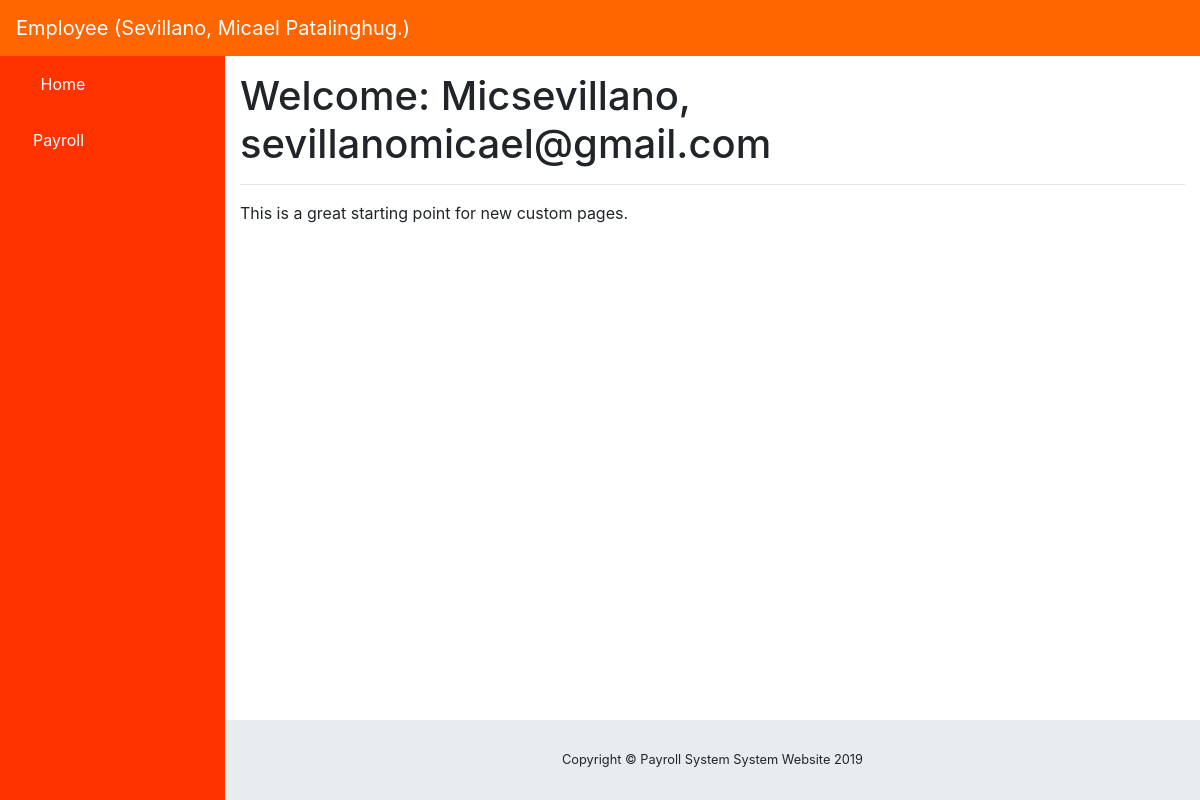
The page /Payroll/client_employee/index_page/ (signed in) on the database its author committed.
### payrollsystemapp/models.py (models this page shows, shortened)
class ProfileInfo(models.Model):
    GENDER_LIST = (
        ('Male', 'Male'),
        ('Female', 'Female')
    )
    user = models.OneToOneField(User, on_delete=models.CASCADE, related_name="profile_to_user_fk", default="lloyd.garcia")
    first_name = models.CharField(max_length=50)
    middle_name = models.CharField(max_length=50)
    last_name = models.CharField(max_length=50)
    suffix = models.CharField(max_length=50, blank=True, null=True)
    dob = models.DateField()
    mobile_no = models.CharField(max_length=20, unique=True)
    age = models.PositiveIntegerField()
    gender = models.CharField(max_length=50, choices=GENDER_LIST, default='Male')
    address = models.CharField(max_length=250)
    date_added = models.DateTimeField(auto_now=True)

### payrollsystemapp/views.py (the view)
# urls.py: path('Payroll/client_employee/index_page/', views.ClientEmployeeIndexPage.as_view(), name="client_index_page"),
class ClientEmployeeIndexPage(LoginRequiredMixin, TemplateView):
    template_name = "client-employees/client_employee_index_page.html"
    def get_context_data(self, *args, **kwargs):
        context = super(ClientEmployeeIndexPage, self).get_context_data(*args, **kwargs)
        try:
            user = User.objects.all().filter(username=self.request.user)
            profile = ProfileInfo.objects.all().get(user__in=user)
        except User.DoesNotExists:
            raise Http404()
        context.update({
            'user': user,
            'profile': profile,
        })
        return context

### payrollsystemapp/templates/client-employees/client_employee_index_page.html (shortened to what this page needs)
{% extends 'base.html' %}
{% block body_block %}
<nav class="navbar navbar-expand navbar-dark custom-color-header static-top">
    <a class="navbar-brand mr-1" href="{% url 'client_index_page' %}">Employee ({{ profile.last_name|title  }}, {{ profile.first_name|title }} {{ profile.middle_name|title  }}.)</a>
    <button class="btn btn-link btn-sm text-white order-1 order-sm-0" id="sidebarToggle" href="#">
        <i class="fas fa-bars"></i>
    </button>
    {% if request.user.is_authenticated and request.user.is_active %}
    {% if user %}
    {% for u in user %}
    <ul class="navbar-nav ml-auto ml-md-0">
        <li class="nav-item dropdown no-arrow">
            <a class="nav-link dropdown-toggle" href="#" id="userDropdown" role="button" data-toggle="dropdown"
               aria-haspopup="true" aria-expanded="false">
                <i class="fas fa-user-circle fa-fw custom-text-color"></i>
            </a>
        </li>
    </ul>
    {% endfor %}
    {% endif %}
    {% endif %}
</nav>
<div id="wrapper">
    <ul class="sidebar navbar-nav custom-color">
        <li class="nav-item">
            <a class="nav-link" href="{% url 'client_index_page' %}">
                <i class="fas fa-fw fas fa-home text-white"></i>
                <span class="custom-text-color">Home</span>
            </a>
        </li>
        <li class="nav-item">
            <a class="nav-link" href="{% url 'client_employee_payroll_page' %}">
                <i class="fas fa-user-friends custom-text-color"></i>
                <span class="custom-text-color">Payroll</span></a>
        </li>
    </ul>
    <div id="content-wrapper">
        <div class="container-fluid">
            {% if request.user.is_authenticated and request.user.is_active %}
                {% if user %}
                        {% block inner_body %}
                                {% for u in user %}
                                    <h1>Welcome:  {{ u.username }}, {{ u.email}}  </h1>
                                    <hr>
                                    <p>This is a great starting point for new custom pages.</p>
                                {% endfor %}
                        {% endblock inner_body %}
                {% endif %}
            {% endif %}
        </div>
        <footer class="sticky-footer">
            <div class="container my-auto">
                <div class="copyright text-center my-auto">
                    <span>Copyright © Payroll System System Website 2019</span>
                </div>
            </div>
        </footer>
    </div>
</div>
{% endblock body_block %}

### payrollsystemapp/static/css/main.css (style rules this page uses)
.custom-color-header { background-color: #FF6600; }
.custom-color { background-color: #FF3300; }
.custom-text-color { color: #FFFFFF; }

### rows shown on the page
ProfileInfo: last_name "Sevillano", first_name "Micael", middle_name "Patalinghug"

### other values the page prints
{{ u.username }} "Micsevillano"
{{ u.email }} "sevillanomicael@gmail.com"
